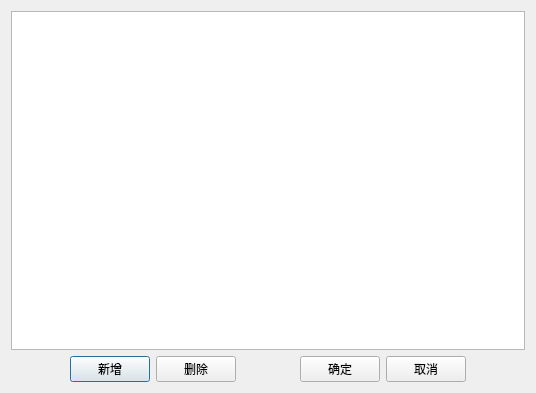
<?xml version="1.0" encoding="UTF-8"?>
<ui version="4.0">
 <class>TagColorListEditorDialog</class>
 <widget class="QDialog" name="TagColorListEditorDialog">
  <property name="geometry">
   <rect>
    <x>0</x>
    <y>0</y>
    <width>536</width>
    <height>393</height>
   </rect>
  </property>
  <property name="windowTitle">
   <string>设置颜色</string>
  </property>
  <layout class="QVBoxLayout" name="verticalLayout">
   <item>
    <widget class="QTableWidget" name="tableTagColor"/>
   </item>
   <item>
    <layout class="QHBoxLayout" name="horizontalLayout">
     <item>
      <spacer name="horizontalSpacer_2">
       <property name="orientation">
        <enum>Qt::Horizontal</enum>
       </property>
       <property name="sizeHint" stdset="0">
        <size>
         <width>40</width>
         <height>20</height>
        </size>
       </property>
      </spacer>
     </item>
     <item>
      <spacer name="horizontalSpacer_3">
       <property name="orientation">
        <enum>Qt::Horizontal</enum>
       </property>
       <property name="sizeHint" stdset="0">
        <size>
         <width>40</width>
         <height>20</height>
        </size>
       </property>
      </spacer>
     </item>
     <item>
      <widget class="QPushButton" name="btnAdd">
       <property name="text">
        <string>新增</string>
       </property>
      </widget>
     </item>
     <item>
      <widget class="QPushButton" name="btnDel">
       <property name="text">
        <string>删除</string>
       </property>
      </widget>
     </item>
     <item>
      <spacer name="horizontalSpacer_4">
       <property name="orientation">
        <enum>Qt::Horizontal</enum>
       </property>
       <property name="sizeHint" stdset="0">
        <size>
         <width>40</width>
         <height>20</height>
        </size>
       </property>
      </spacer>
     </item>
     <item>
      <spacer name="horizontalSpacer">
       <property name="orientation">
        <enum>Qt::Horizontal</enum>
       </property>
       <property name="sizeHint" stdset="0">
        <size>
         <width>40</width>
         <height>20</height>
        </size>
       </property>
      </spacer>
     </item>
     <item>
      <widget class="QPushButton" name="btnOk">
       <property name="minimumSize">
        <size>
         <width>0</width>
         <height>0</height>
        </size>
       </property>
       <property name="text">
        <string>确定</string>
       </property>
      </widget>
     </item>
     <item>
      <widget class="QPushButton" name="btnCancel">
       <property name="minimumSize">
        <size>
         <width>0</width>
         <height>0</height>
        </size>
       </property>
       <property name="text">
        <string>取消</string>
       </property>
      </widget>
     </item>
     <item>
      <spacer name="horizontalSpacer_6">
       <property name="orientation">
        <enum>Qt::Horizontal</enum>
       </property>
       <property name="sizeHint" stdset="0">
        <size>
         <width>40</width>
         <height>20</height>
        </size>
       </property>
      </spacer>
     </item>
     <item>
      <spacer name="horizontalSpacer_7">
       <property name="orientation">
        <enum>Qt::Horizontal</enum>
       </property>
       <property name="sizeHint" stdset="0">
        <size>
         <width>40</width>
         <height>20</height>
        </size>
       </property>
      </spacer>
     </item>
    </layout>
   </item>
  </layout>
 </widget>
 <layoutdefault spacing="6" margin="11"/>
 <resources/>
 <connections/>
</ui>
